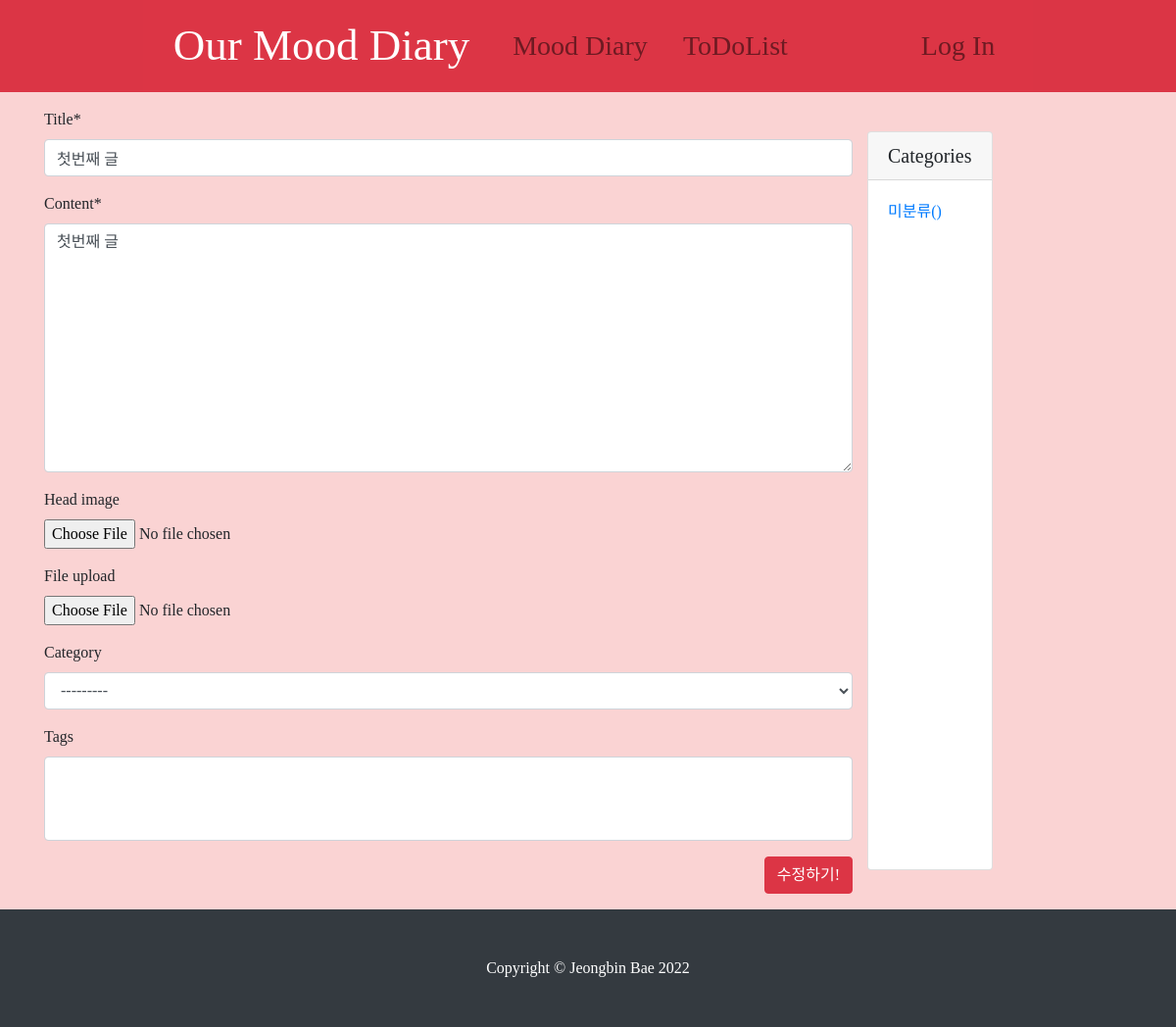
Page /diary/update_post/1/ (signed in) on the committed database.
### diary/models.py (models this page shows, shortened)
class Post(models.Model):
    title = models.CharField(max_length=30)
    tags = models.ManyToManyField(Tag, blank=True)
    content = MarkdownxField()
    hook_msg = models.TextField(blank=True)
    category = models.ForeignKey(Category, null=True, blank=True, on_delete=models.SET_NULL )
    created_at = models.DateTimeField(auto_now_add=True) #새로 작성했을 때 생성
    updated_at = models.DateTimeField(auto_now=True) # 수정했을 때 생성
    head_image = models.ImageField(upload_to='diary/images/%Y/%m/%d/', blank=True)
    file_upload = models.FileField(upload_to='diary/files/%Y/%m/%d', blank=True)
    author = models.ForeignKey(User, null=True, on_delete=models.SET_NULL)

### diary/views.py (the view)
# urls.py: path('update_post/<int:pk>/', views.PostUpdate.as_view()),
class PostUpdate(LoginRequiredMixin, UpdateView):
    model = Post
    fields = ['title', 'content', 'head_image', 'file_upload', 'category', 'tags']
    template_name = "diary/post_form_update.html"
    def dispatch(self, request, *args, **kwargs):
        current_user = request.user
        if request.user.is_authenticated and request.user == self.get_object().author:
            return super(PostUpdate, self).dispatch(request,*args,**kwargs)
        else:
            raise PermissionDenied

### diary/models.py (called while the page is built)
    def __str__(self):
        return self.name

### diary/templates/diary/post_form_update.html (shortened to what this page needs)
{% extends 'diary/base.html' %}
{% load crispy_forms_tags %}
{% block main_area %}
    <form method="post" enctype="multipart/form-data">{% csrf_token %}
        <table>
            {{ form | crispy }}
        </table>
        <button type = "submit" class = "btn btn-danger float-right">수정하기!</button>
    </form>
{% endblock %}

### diary/static/diary/css/diary-post.css (style rules this page uses)
* { font-family: 'EarlyFontDiary'; }
body { background-color: #FAD3D3FF; font-family: 'EarlyFontDiary'; }

### rows in the picture
Post: title "첫번째 글", content "첫번째 글", category "---------"
